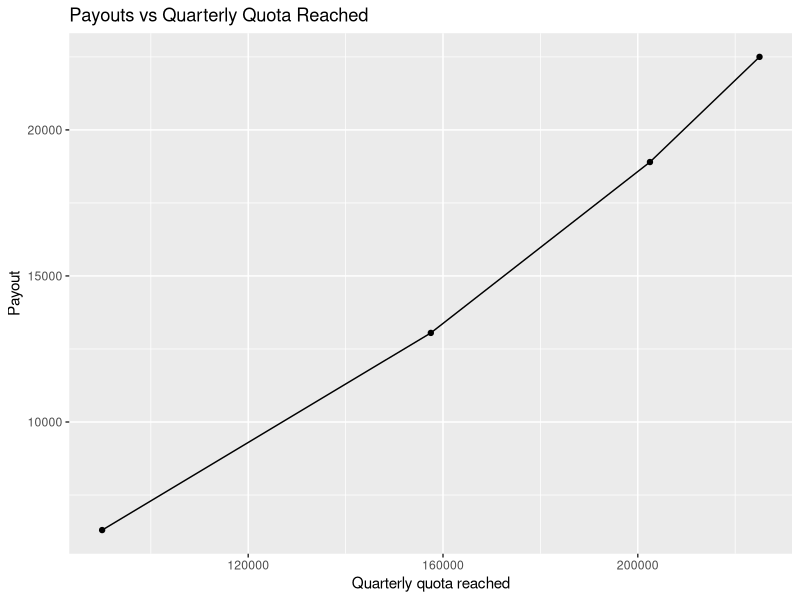
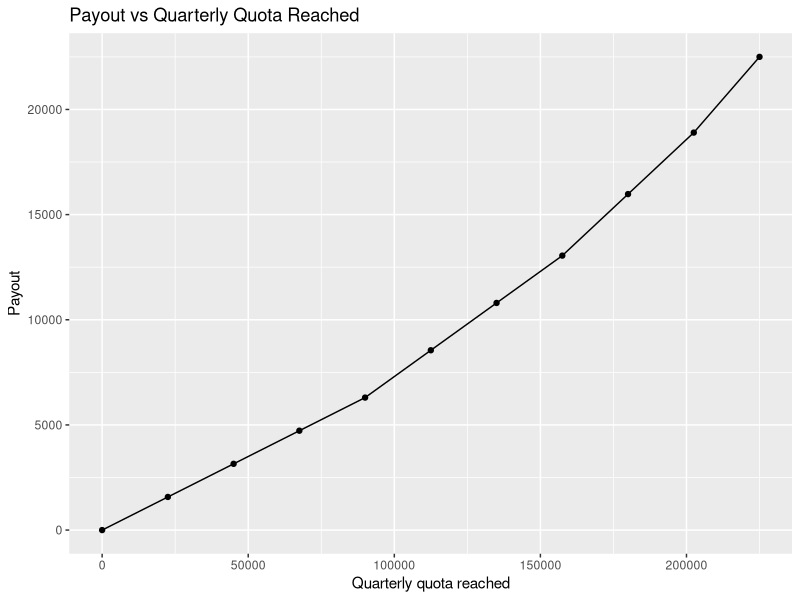

The R source for these figures, in order:
## ---- chunk 1

quart_quota <- 225000

bracket_thresh <- c(0.4, 0.3,0.2,0.1)
bracket_cumu_thresh  <- cumsum(bracket_thresh)
bracket_perc <- c(0.07,0.10,0.13,0.16 )
bracket_amount <- quart_quota * bracket_thresh
bracket_payout <- bracket_amount *bracket_perc
bracket_cumu_amount <- quart_quota * cumsum(bracket_thresh)
bracket_cumu_payout <-  cumsum(bracket_payout) 

df <- data.frame(bracket_thresh, 
                 bracket_cumu_thresh,
                 bracket_perc, 
                 bracket_amount, 
                 bracket_payout,
                 bracket_cumu_amount,
                 bracket_cumu_payout
                 )

df # Show contents of dataframe
## ---- chunk 2

calc_payout <- function(frac_qtrly_quota){
  
  #Get bracket where we need fractional calculation
  brkt_index <- 1 + nrow(df[df$bracket_cumu_thresh < frac_qtrly_quota,])
  
  # Calculate fractional ratio in bracket and cumulative payout before bracket
  if(brkt_index > 1) {
    full_pay <- df$bracket_cumu_payout[brkt_index -1]
    fract_ratio <- ((frac_qtrly_quota - df$bracket_cumu_thresh[brkt_index-1])
                    / df$bracket_thresh[brkt_index])
  } 
  else {
    full_pay <- 0
    fract_ratio <- frac_qtrly_quota/df$bracket_thresh[brkt_index]
  }
  
  #Calculate total dollar earned
  fract_pay <- fract_ratio * df$bracket_payout[brkt_index]
  total_payout <- full_pay + fract_pay
  
  return(total_payout)
}
## ---- chunk 3
payout_test <- data.frame(perc_quota = seq(0,1,by = 0.1))

payout_test$payout <- apply(payout_test,1, calc_payout)

payout_test


## ---- chunk 4
library(ggplot2)

ggplot(data = df,aes(x = bracket_cumu_amount,y = bracket_cumu_payout))+
  geom_line() +
  geom_point() +
  labs(x = "Quarterly quota reached", y = "Payout", title = "Payouts vs Quarterly Quota Reached" )
## ---- chunk 5

payout_test$dollar_amount <- payout_test$perc_quota * quart_quota

ggplot(data = payout_test,aes(x = dollar_amount,y = payout))+
  geom_line() +
  geom_point() +
  labs(x = "Quarterly quota reached", y = "Payout", title = "Payout vs Quarterly Quota Reached" )
